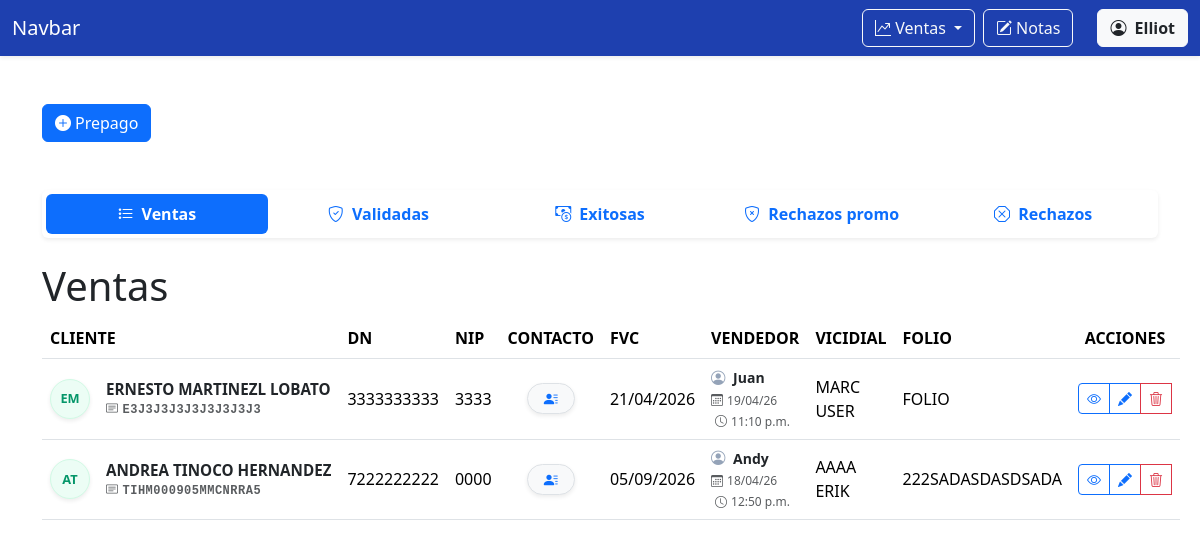
The page /ventas/prepago/ (signed in) on the database as committed earlier.
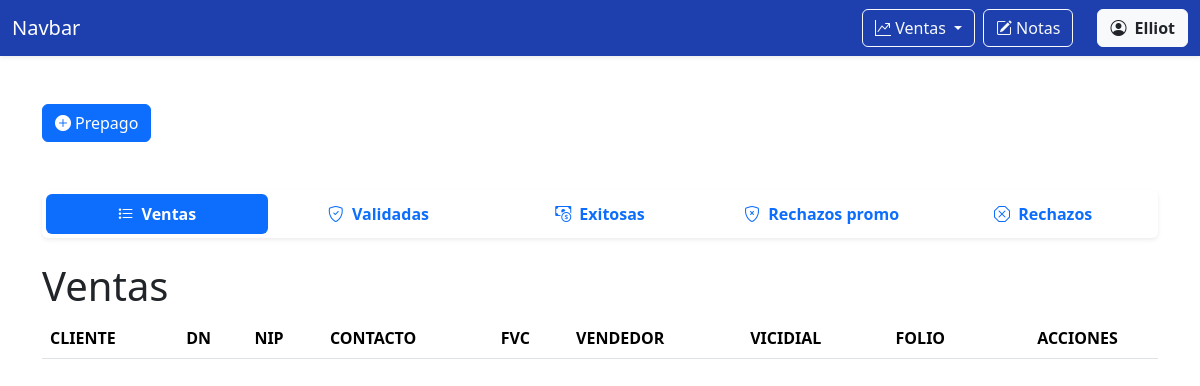
The same page on the database as committed later.
### ventas/models.py (models this page shows)
class VentaPrepago(models.Model):
    nombre = models.CharField('NOMBRE(S)',max_length=100)
    apellido_paterno = models.CharField('APELLIDO PATERNO', max_length=100)
    apellido_materno = models.CharField('APELLIDO MATERNO', max_length=100,blank=True, default='')
    curp = models.CharField('CURP', max_length=18,validators=[MinLengthValidator(18)])
    dn = models.CharField('DN', max_length=10, validators=[numeric_validator, MinLengthValidator(10)])
    nip = models.CharField('NIP', max_length=4, validators=[numeric_validator, MinLengthValidator(4)], help_text='Solo se permiten números.')
    contact1 = models.CharField('CONTACTO1', max_length=16, validators=[MinLengthValidator(10), RegexValidator(r'^[A-Z0-9 ]+$')])
    contact2 = models.CharField('CONTACTO 2', max_length=10, validators=[numeric_validator, MinLengthValidator(10)])
    fvc = models.DateField('FVC')
    acepta_promo = models.BooleanField('ACEPTA PROMO', null=True, blank=True, choices=[(True, 'Sí'), (False, 'No')])
    STATUS_CHOICES = [
        ('en_proceso', 'EN PROCESO'),
        ('nip_incorrecto', 'NIP INCORRECTO'),
        ('curp_incorrecto', 'CURP INCORRECTO'),
        ('sin_fvc', 'SIN FVC'),
        ('exitosa', 'EXITOSA'),
        ('baja_exportada', 'BAJA EXPORTADA'),
        ('alta', 'ALTA'),
        ('gestionada_por_otro_call_center', 'GESTIONADA POR OTRO CALL CENTER'),
        ('sin_nip', 'SIN NIP'),
        ('futura', 'FUTURA'),
        ('linea_movistar', 'LINEA MOVISTAR'),
        ('cac_lejano', 'CAC LEJANO'),
    ]
    status = models.CharField(
        'Status',
        max_length=100,
        choices=STATUS_CHOICES,
        default='en_proceso'
    )
    email = models.EmailField('EMAIL', max_length=254)
    folio = models.CharField('FOLIO', max_length=100)
    usuario_marcador = models.CharField('USUARIO MARCADOR', max_length=100)
    marcador = models.CharField('MARCADOR', max_length=100)
    validador = models.ForeignKey(User, on_delete=models.SET_NULL, null=True, blank=True, related_name='validador')
    created = models.DateTimeField(auto_now_add=True)
    user = models.ForeignKey(User, on_delete=models.CASCADE, related_name='vendedor')

### ventas/views.py (the view, shortened to what this page needs)
# urls.py: path('prepago/', views.prepago, name='prepago'),
@login_required
def prepago(request):
    es_superior = request.user.is_superuser or request.user.groups.filter(name__in=['VALIDADORES', 'SUPERVISORES']).exists()
    if request.method == 'GET':
        if es_superior:
            base_queryset = VentaPrepago.objects.all()
        else:
            base_queryset = VentaPrepago.objects.filter(user=request.user)
        ventas_prepago = base_queryset.filter(acepta_promo=None).order_by('-created')
        ventas_prepago_validadas = base_queryset.filter(acepta_promo=True).order_by('-created')
        return render(request, 'prepago.html', {
            'form': VentaPrepagoForm(),
            'ventas_prepago': ventas_prepago,
            'ventas_prepago_validadas': ventas_prepago_validadas,
            'es_superior': es_superior  # Pasamos esta bandera al HTML
        })

### ventas/templates/prepago.html (shortened to what the changed rows need)
{% extends 'base.html' %} {% block content %}
<div class="container mt-5 mb-5" id="moduloVentas">
  <div class="tab-content mt-3" id="pills-tabContent">
    <div class="tab-pane fade {% if not request.GET.tab or request.GET.tab == 'ventas' %}show active{% endif %}"
      id="ventas" role="tabpanel">
      <h1>Ventas</h1>
      <table class="table table-hover align-middle">
        <thead>
          <tr>
            <th scope="col">CLIENTE</th>
            <th scope="col">DN</th>
            <th scope="col">NIP</th>
            <th scope="col">CONTACTO</th>
            <th scope="col">FVC</th>
            <th scope="col">VENDEDOR</th>
            <th scope="col">VICIDIAL</th>
            <th scope="col">FOLIO</th>
            <th scope="col" class="text-center">ACCIONES</th>
          </tr>
        </thead>
        <tbody>
          {% for venta_prepago in ventas_prepago %}
          <tr>
            <th scope="row" class="align-middle">
              <div class="d-flex align-items-center">
                <div class="avatar-circle me-3 d-flex align-items-center justify-content-center shadow-sm"
                  style="width: 40px; height: 40px; background-color: #ecfdf5; color: #059669; border: 1px solid #d1fae5; border-radius: 50%; font-weight: bold; font-size: 0.8rem; flex-shrink: 0;">
                  {{venta_prepago.nombre|first|upper}}{{venta_prepago.apellido_paterno|first|upper}}
                </div>
                <div class="d-flex flex-column" style="line-height: 1.2;">
                  <span class="text-dark fw-bold"
                    style="font-size: 0.95rem; max-width: 250px; overflow: hidden; text-overflow: ellipsis; white-space: nowrap;"
                    title="{{ venta_prepago.nombre }} {{ venta_prepago.apellido_paterno }} {{ venta_prepago.apellido_materno }}">
                    {{venta_prepago.nombre}} {{venta_prepago.apellido_paterno}} {{venta_prepago.apellido_materno}}
                  </span>
                  <small class="text-muted font-monospace mt-1"
                    style="font-size: 0.75rem; letter-spacing: 0.5px; white-space: nowrap;">
                    <i class="bi bi-card-text me-1"></i>{{venta_prepago.curp}}
                  </small>
                </div>
              </div>
            </th>
            <td>{{venta_prepago.dn}}</td>
            <td>{{venta_prepago.nip}}</td>
            <td class="align-middle text-center">
              <button type="button" class="btn btn-sm btn-light border shadow-sm rounded-pill px-3"
                data-bs-toggle="popover" data-bs-placement="right" data-bs-html="true" data-bs-title="Contacto"
                data-bs-content="
              <div class='text-start small'>
              <i class='bi bi-telephone-fill me-1 text-primary'></i>{{ venta_prepago.contact1 }}<br>
              <i class='bi bi-telephone-fill me-1 text-primary'></i>{{ venta_prepago.contact2 }}<br>
              <hr class='my-1'>
              <i class='bi bi-envelope-fill me-1 text-primary'></i>
              <span class='text-primary'>{{ venta_prepago.email }}</span>
            </div>">
                <i class="bi bi-person-lines-fill text-primary"></i>
              </button>
            </td>
            <td>{{venta_prepago.fvc|date:"d/m/Y"}}</td>
            <td>
              <div class="text-muted small">
                <i class="bi bi-person-circle me-1" style="color: #94a3b8; font-size: 0.9rem;"></i>
                <span class="fw-bold text-dark me-2">{{ venta_prepago.user.first_name }}</span> <br>
                <span style="font-size: 0.75rem;">
                  <i class="bi bi-calendar3 me-1"></i>{{ venta_prepago.created|date:"d/m/y" }}
                  <i class="bi bi-clock ms-1 me-1"></i>{{ venta_prepago.created|time:"g:i a" }}
                </span>
              </div>
            </td>
            <td>{{venta_prepago.marcador}}<br>
              {{venta_prepago.usuario_marcador}}
            </td>
            <td>{{venta_prepago.folio}}</td>
            <td class="text-center">
              <div class="btn-group" role="group">
                <button type="button" class="btn btn-sm btn-outline-primary" title="Ver" data-bs-toggle="modal"
                  data-bs-target="#detailsPrepagoModal{{venta_prepago.id}}">
                  <i class="bi bi-eye"></i>
                </button>
                {% if es_superior %}
                <button type="button" class="btn btn-sm btn-outline-primary" title="Editar" data-bs-toggle="modal"
                  data-bs-target="#updatePrepagoModal{{venta_prepago.id}}">
                  <i class="bi bi-pencil-fill"></i>
                </button>
                <button type="button" class="btn btn-sm btn-outline-danger" title="Eliminar" data-bs-toggle="modal"
                  data-bs-target="#deletePrepagoModal{{venta_prepago.id}}">
                  <i class="bi bi-trash3"></i>
                </button>
                {% endif %}
              </div>
            </td>
          </tr>
          {% endfor %}
        </tbody>
      </table>
    </div>
  </div>
</div>
{% endblock content %}

Rows that differ between the two databases and show on the page:
removed VentaPrepago: nombre|first "E", apellido_paterno|first "M", nombre "ERNESTO", apellido_paterno "MARTINEZL", apellido_materno "LOBATO", curp "E3J3J3J3J3J3J3J3J3", dn "3333333333", nip "3333", fvc "21/04/2026", user.first_name "Juan", created "19/04/26", created "11:10 p.m.", marcador "MARC", usuario_marcador "USER", folio "FOLIO"
removed VentaPrepago: nombre|first "A", apellido_paterno|first "T", nombre "ANDREA", apellido_paterno "TINOCO", apellido_materno "HERNANDEZ", curp "TIHM000905MMCNRRA5", dn "7222222222", nip "0000", fvc "05/09/2026", user.first_name "Andy", created "18/04/26", created "12:50 p.m.", marcador "AAAA", usuario_marcador "ERIK", folio "222SADASDASDSADA"
